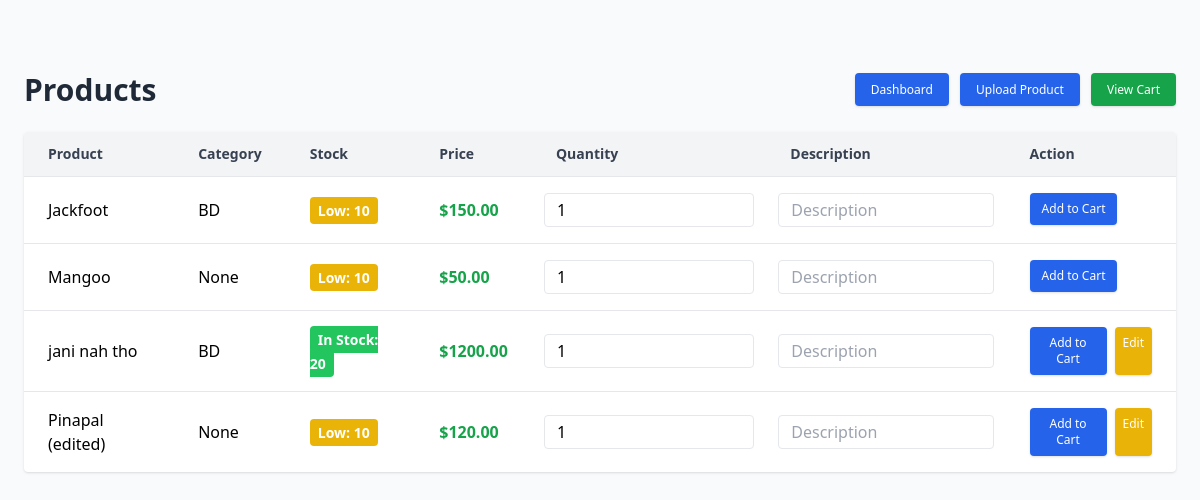
The page /import/products/ (signed in) on the database its author committed.
### products/models.py (models this page shows, shortened)
class Product(models.Model):
    user = models.ForeignKey(User, on_delete=models.CASCADE, related_name="products",null=True,blank=True)
    name = models.CharField(max_length=30)
    description = models.TextField(blank=True, null=True)
    price = models.DecimalField(max_digits=10, decimal_places=2, default=0.0)
    stock = models.PositiveIntegerField(default=0)
    category = models.ForeignKey(Category, on_delete=models.SET_NULL, related_name="products",null=True,blank=True)
    created_at = models.DateTimeField(auto_now_add=True)
    updated_at = models.DateTimeField(auto_now=True)
    class Meta:
        permissions = [
            ("can_publish", "Can publish posts"),
        ]

class Category(models.Model):
    name = models.CharField(max_length=50, unique=True)
    description = models.TextField(blank=True, null=True)
    def __str__(self):
        return self.name

### products/views.py (the view)
# urls.py: path("products/", ProductListView.as_view(), name="product_list"),
class ProductListView(LoginRequiredMixin, ListView):
    model = Product
    template_name = "product_list.html"
    context_object_name = "product_forms"
    def get_queryset(self):
        products = Product.objects.all()
        return [(product, CartItemForm()) for product in products]

### products/templates/product_list.html (shortened to what this page needs)
<!DOCTYPE html>
<html lang="en">
<head>
  <script src="https://cdn.tailwindcss.com"></script>
</head>
<body class="bg-gray-50 min-h-screen p-6">
  <div class="max-w-6xl mx-auto pt-12">
    <div class="flex justify-between items-center mb-6">
      <h2 class="text-3xl font-bold text-gray-800">Products</h2>
      <div class="space-x-2 text-xs">
          <a href="{% url 'dashboard' %}" class="bg-blue-600 text-white px-4 py-2 rounded hover:bg-blue-700 shadow">Dashboard</a>
          <a href="{% url 'product_add' %}" class="bg-blue-600 text-white px-4 py-2 rounded hover:bg-blue-700 shadow">Upload Product</a>
          <a href="{% url 'view_cart' %}" class="bg-green-600 text-white px-4 py-2 rounded hover:bg-green-700 shadow">
              View Cart
            </a>
        </div>
    </div>
    <div class="bg-white shadow rounded overflow-x-auto">
      <table class="min-w-full divide-y divide-gray-200">
        <thead class="bg-gray-100">
          <tr>
            <th class="px-6 py-3 text-left text-sm font-semibold text-gray-700">Product</th>
            <th class="px-6 py-3 text-left text-sm font-semibold text-gray-700">Category</th>
            <th class="px-6 py-3 text-left text-sm font-semibold text-gray-700">Stock</th>
            <th class="px-6 py-3 text-left text-sm font-semibold text-gray-700">Price</th>
            <th class="px-6 py-3 text-left text-sm font-semibold text-gray-700">Quantity</th>
            <th class="px-6 py-3 text-left text-sm font-semibold text-gray-700">Description</th>
            <th class="px-6 py-3 text-left text-sm font-semibold text-gray-700">Action</th>
          </tr>
        </thead>
   <tbody class="divide-y divide-gray-200">
  {% for product, form in product_forms %}
  <tr>
    <td class="px-6 py-4">{{ product.name }}</td>
    <td class="px-6 py-4">{{ product.category }}</td>
    <td class="px-6 py-4">
      {% if product.stock > 10 %}
        <span class="px-2 py-1 text-sm font-semibold text-white bg-green-500 rounded">
          In Stock: {{ product.stock }}
        </span>
      {% elif product.stock > 0 %}
        <span class="px-2 py-1 text-sm font-semibold text-white bg-yellow-500 rounded">
          Low: {{ product.stock }}
        </span>
      {% else %}
        <span class="px-2 py-1 text-sm font-semibold text-white bg-red-500 rounded">
          Out of Stock
        </span>
      {% endif %}
    </td>
    <td class="px-6 py-4 font-bold text-green-600">${{ product.price }}</td>
    <td class="px-3 py-4">
      <form method="post" action="{% url 'add_to_cart' product.id %}">
        {{ form.quantity }}
    </td>
    <td class="px-3  py-4">{{ form.description }}</td>
    <td class="px-6 py-4 flex space-x-2 text-xs">
        <button type="submit"
          class="bg-blue-600 text-white px-3 py-2 rounded hover:bg-blue-700 shadow">
          Add to Cart
        </button>
      {% if product.user == request.user %}
        <a href="{% url 'product_edit' product.id %}"
           class="bg-yellow-500 text-white px-2 py-2 rounded hover:bg-yellow-600 shadow">
          Edit
        </a>
      {% endif %}
    </td>
  </tr>
  {% empty %}
  <tr>
    <td colspan="7" class="px-6 py-4 text-gray-500 text-center">
      No products available.
    </td>
  </tr>
  {% endfor %}
</tbody>
      </table>
    </div>
  </div>
</body>
</html>

### rows shown on the page
Product: name "Jackfoot", category "BD", stock "10", price "150.00", quantity "1"
Product: name "Mangoo", category "None", stock "10", price "50.00", quantity "1"
Product: name "jani nah tho", category "BD", stock "20", price "1200.00", quantity "1", shows "Edit"
Product: name "Pinapal (edited)", category "None", stock "10", price "120.00", quantity "1", shows "Edit"
